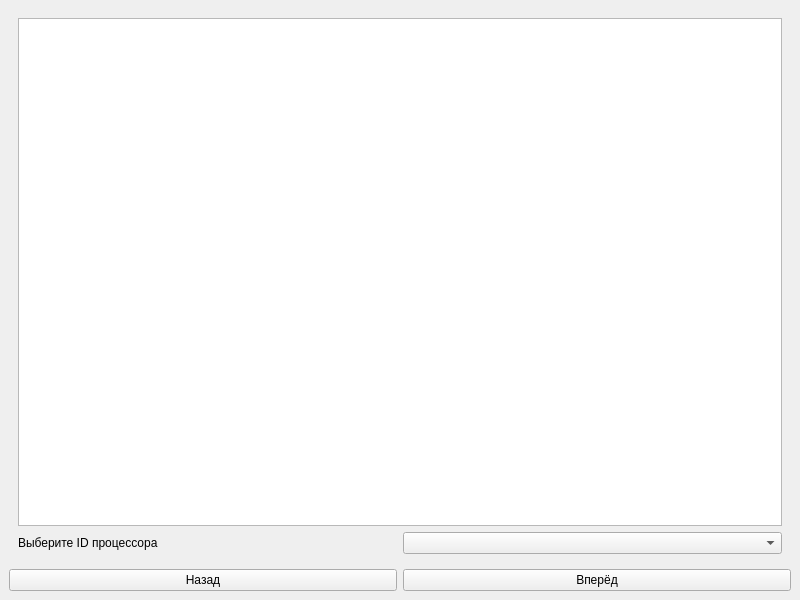
<?xml version="1.0" encoding="UTF-8"?>
<ui version="4.0">
 <class>MainWindow</class>
 <widget class="QMainWindow" name="MainWindow">
  <property name="geometry">
   <rect>
    <x>0</x>
    <y>0</y>
    <width>800</width>
    <height>600</height>
   </rect>
  </property>
  <property name="windowTitle">
   <string>Конфигуратор ПК</string>
  </property>
  <property name="windowIcon">
   <iconset theme="icon.png"/>
  </property>
  <widget class="QWidget" name="centralwidget">
   <layout class="QGridLayout" name="gridLayout">
    <item row="1" column="2" colspan="2">
     <widget class="QPushButton" name="Next_button">
      <property name="text">
       <string>Вперёд</string>
      </property>
     </widget>
    </item>
    <item row="0" column="0" colspan="4">
     <widget class="QStackedWidget" name="stackedWidget">
      <property name="currentIndex">
       <number>0</number>
      </property>
      <widget class="QWidget" name="cpu">
       <layout class="QGridLayout" name="gridLayout_2">
        <item row="1" column="1">
         <widget class="QComboBox" name="comboBox"/>
        </item>
        <item row="1" column="0">
         <widget class="QLabel" name="cpu_table">
          <property name="styleSheet">
           <string notr="true"/>
          </property>
          <property name="text">
           <string>Выберите ID процессора</string>
          </property>
         </widget>
        </item>
        <item row="0" column="0" colspan="2">
         <widget class="QTableWidget" name="tableWidget">
          <property name="styleSheet">
           <string notr="true"/>
          </property>
         </widget>
        </item>
       </layout>
      </widget>
      <widget class="QWidget" name="page_2"/>
     </widget>
    </item>
    <item row="1" column="0" colspan="2">
     <widget class="QPushButton" name="Back_button">
      <property name="text">
       <string>Назад</string>
      </property>
     </widget>
    </item>
   </layout>
  </widget>
 </widget>
 <resources/>
 <connections/>
</ui>
